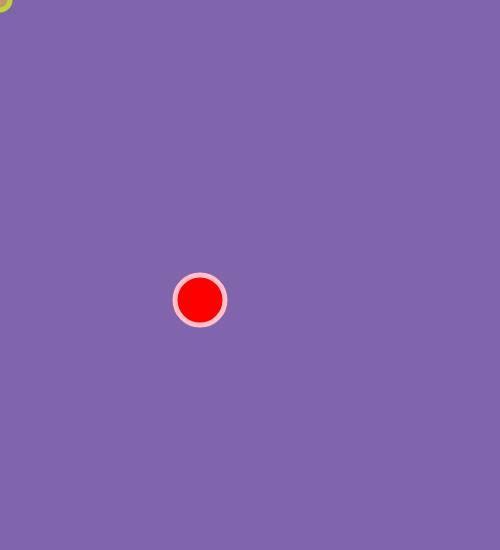
Frame 1 (no input)
Frame 60 (no input): identical to frame 1, image omitted
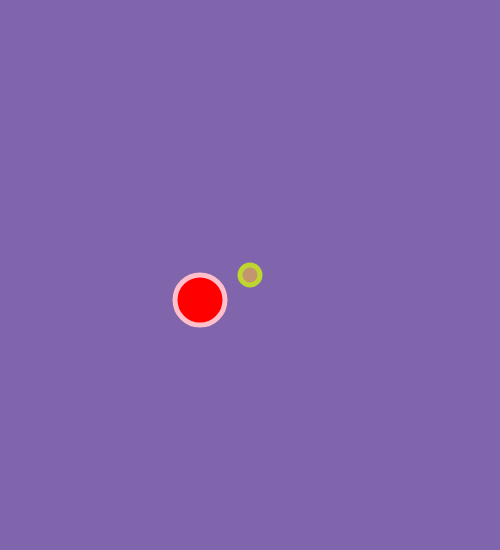
Frame 120 (the mouse pressed at the canvas centre since frame 60)

The p5.js sketch that drew these frames (run headless with seeded random() and noise() and a simulated clock; from frame 60 on, the mouse is pressed at the canvas centre):

// p5.js sketch
// ── sketch.js



function setup() {
  createCanvas(500, 550);
}

function draw() {
  background("#8165ac");
  fill("#c3966f");
  stroke("#bed62f");
  strokeWeight(5);
  ellipse(mouseX,mouseY,20,20);
  fill("red");
  stroke("pink");
  ellipse(200,300, 50,50);
  if (mouseX > 150 && mouseX < 250 && mouseY>250 && mouseY<350 )//if the mouse is over the box...
  { 
    fill("#c3966f");
    stroke("#bed62f");
    ellipse(200,300, 50,50);

  }

}





  
